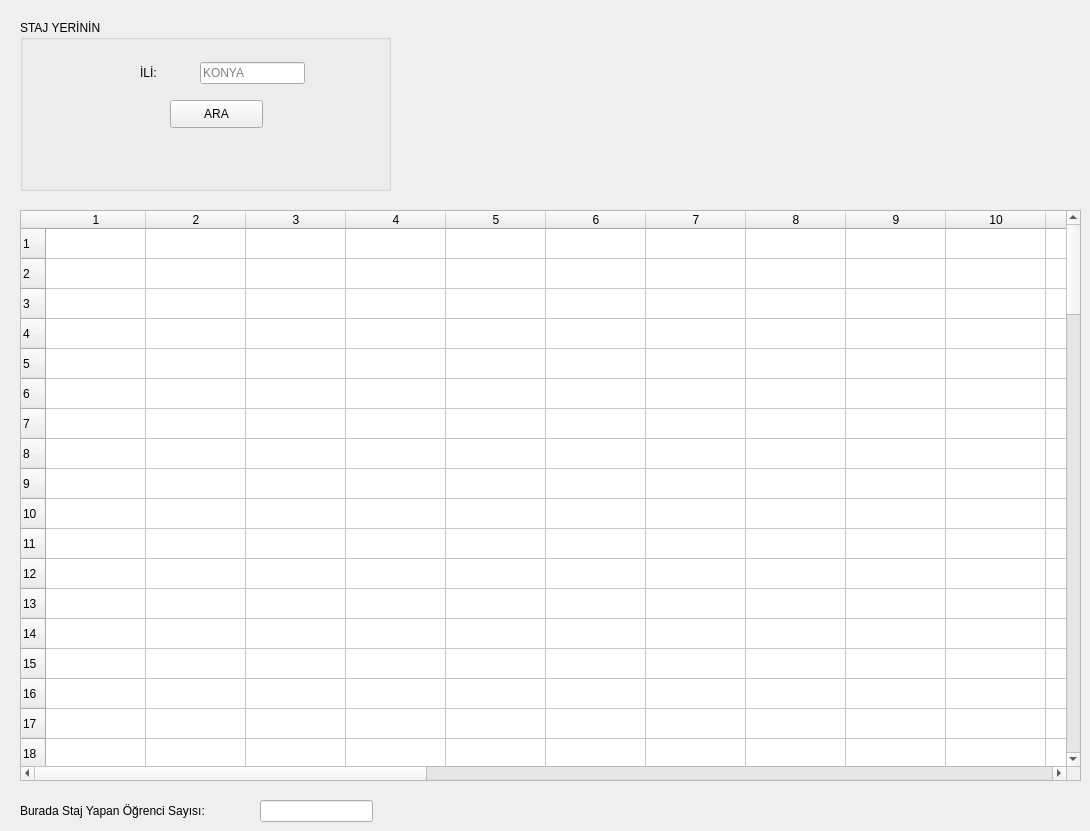
  <widget class="QWidget" name="centralwidget">
   <widget class="QTableWidget" name="tblwYerSorgu">
    <property name="geometry">
     <rect>
      <x>20</x>
      <y>210</y>
      <width>1061</width>
      <height>571</height>
     </rect>
    </property>
    <property name="rowCount">
     <number>100</number>
    </property>
    <property name="columnCount">
     <number>26</number>
    </property>
    <row/>
    <row/>
    <row/>
    <row/>
    <row/>
    <row/>
    <row/>
    <row/>
    <row/>
    <row/>
    <row/>
    <row/>
    <row/>
    <row/>
    <row/>
    <row/>
    <row/>
    <row/>
    <row/>
    <row/>
    <row/>
    <row/>
    <row/>
    <row/>
    <row/>
    <row/>
    <row/>
    <row/>
    <row/>
    <row/>
    <row/>
    <row/>
    <row/>
    <row/>
    <row/>
    <row/>
    <row/>
    <row/>
    <row/>
    <row/>
    <row/>
    <row/>
    <row/>
    <row/>
    <row/>
    <row/>
    <row/>
    <row/>
    <row/>
    <row/>
    <row/>
    <row/>
    <row/>
    <row/>
    <row/>
    <row/>
    <row/>
    <row/>
    <row/>
    <row/>
    <row/>
    <row/>
    <row/>
    <row/>
    <row/>
    <row/>
    <row/>
    <row/>
    <row/>
    <row/>
    <row/>
    <row/>
    <row/>
    <row/>
    <row/>
    <row/>
    <row/>
    <row/>
    <row/>
    <row/>
    <row/>
    <row/>
    <row/>
    <row/>
    <row/>
    <row/>
    <row/>
    <row/>
    <row/>
    <row/>
    <row/>
    <row/>
    <row/>
    <row/>
    <row/>
    <row/>
    <row/>
    <row/>
    <row/>
    <row/>
    <column/>
    <column/>
    <column/>
    <column/>
    <column/>
    <column/>
    <column/>
    <column/>
    <column/>
    <column/>
    <column/>
    <column/>
    <column/>
    <column/>
    <column/>
    <column/>
    <column/>
    <column/>
    <column/>
    <column/>
    <column/>
    <column/>
    <column/>
    <column/>
    <column/>
    <column/>
   </widget>
   <widget class="QLabel" name="label_2">
    <property name="geometry">
     <rect>
      <x>20</x>
      <y>800</y>
      <width>221</width>
      <height>21</height>
     </rect>
    </property>
    <property name="text">
     <string>Burada Staj Yapan Öğrenci Sayısı:</string>
    </property>
   </widget>
   <widget class="QGroupBox" name="groupBox">
    <property name="geometry">
     <rect>
      <x>20</x>
      <y>20</y>
      <width>371</width>
      <height>171</height>
     </rect>
    </property>
    <property name="title">
     <string>STAJ YERİNİN</string>
    </property>
    <widget class="QWidget" name="layoutWidget">
     <property name="geometry">
      <rect>
       <x>120</x>
       <y>40</y>
       <width>165</width>
       <height>26</height>
      </rect>
     </property>
     <layout class="QHBoxLayout" name="horizontalLayout">
      <item>
       <widget class="QLabel" name="label">
        <property name="text">
         <string>İLİ:</string>
        </property>
       </widget>
      </item>
      <item>
       <spacer name="horizontalSpacer">
        <property name="orientation">
         <enum>Qt::Horizontal</enum>
        </property>
        <property name="sizeHint" stdset="0">
         <size>
          <width>40</width>
          <height>20</height>
         </size>
        </property>
       </spacer>
      </item>
      <item>
       <widget class="QLineEdit" name="lneStjYerIli">
        <property name="placeholderText">
         <string>KONYA</string>
        </property>
       </widget>
      </item>
     </layout>
    </widget>
    <widget class="QPushButton" name="btnAra">
     <property name="geometry">
      <rect>
       <x>150</x>
       <y>80</y>
       <width>93</width>
       <height>28</height>
      </rect>
     </property>
     <property name="text">
      <string>ARA</string>
     </property>
    </widget>
   </widget>
   <widget class="QLineEdit" name="lneStjYerOgrSayi">
    <property name="geometry">
     <rect>
      <x>260</x>
      <y>800</y>
      <width>113</width>
      <height>22</height>
     </rect>
    </property>
   </widget>
  </widget>
